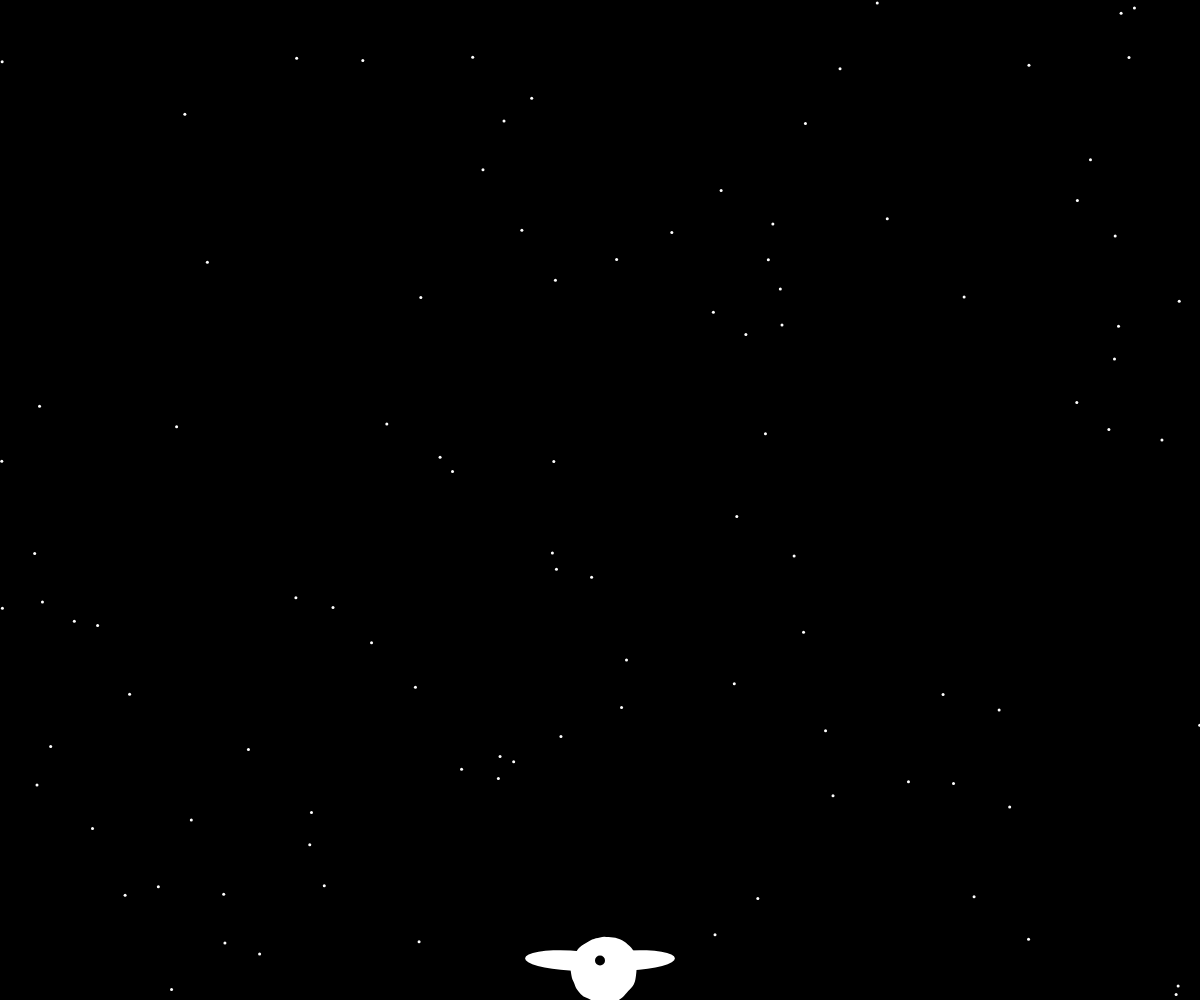
Frame 1 (no input)
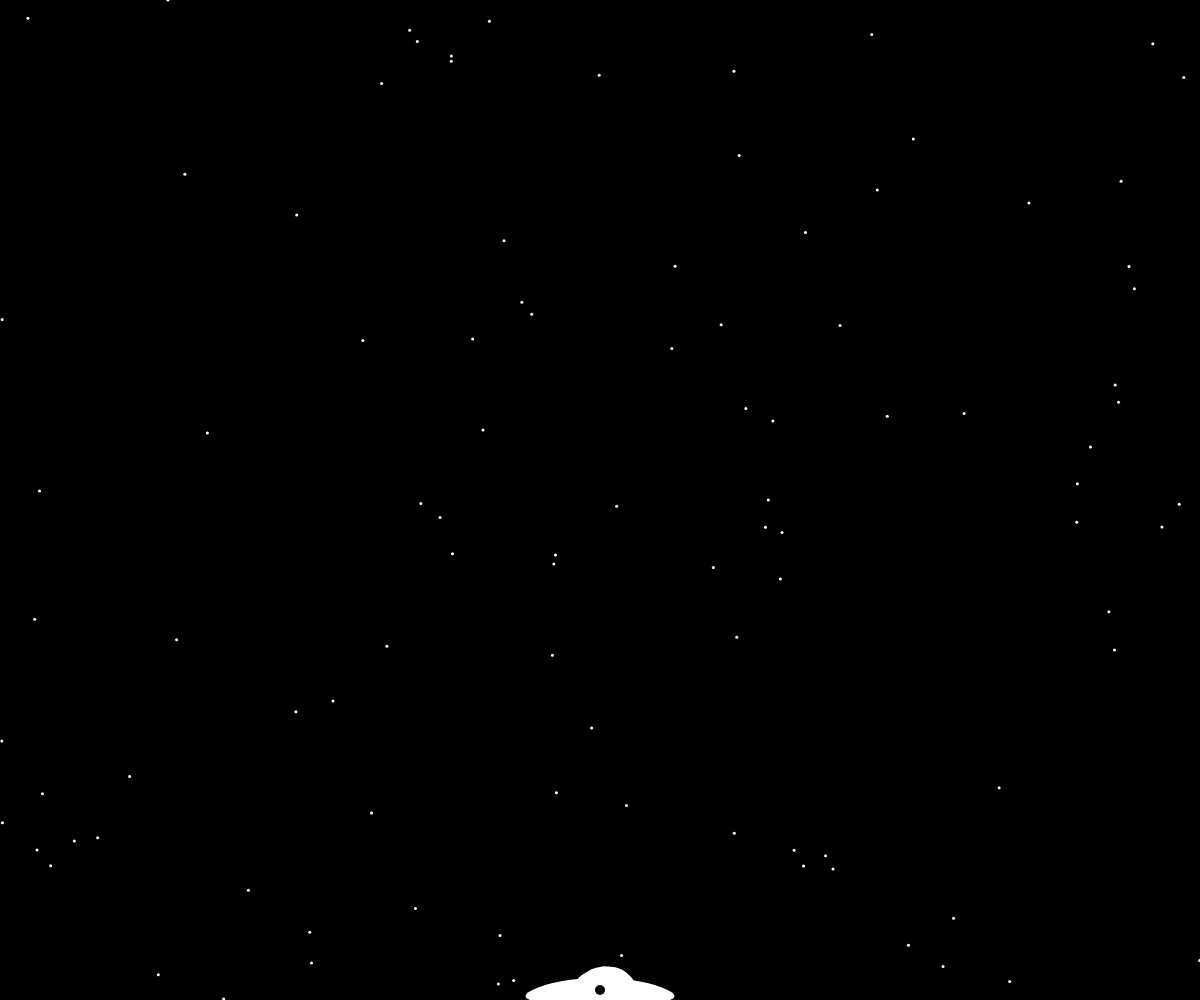
Frame 60 (no input)
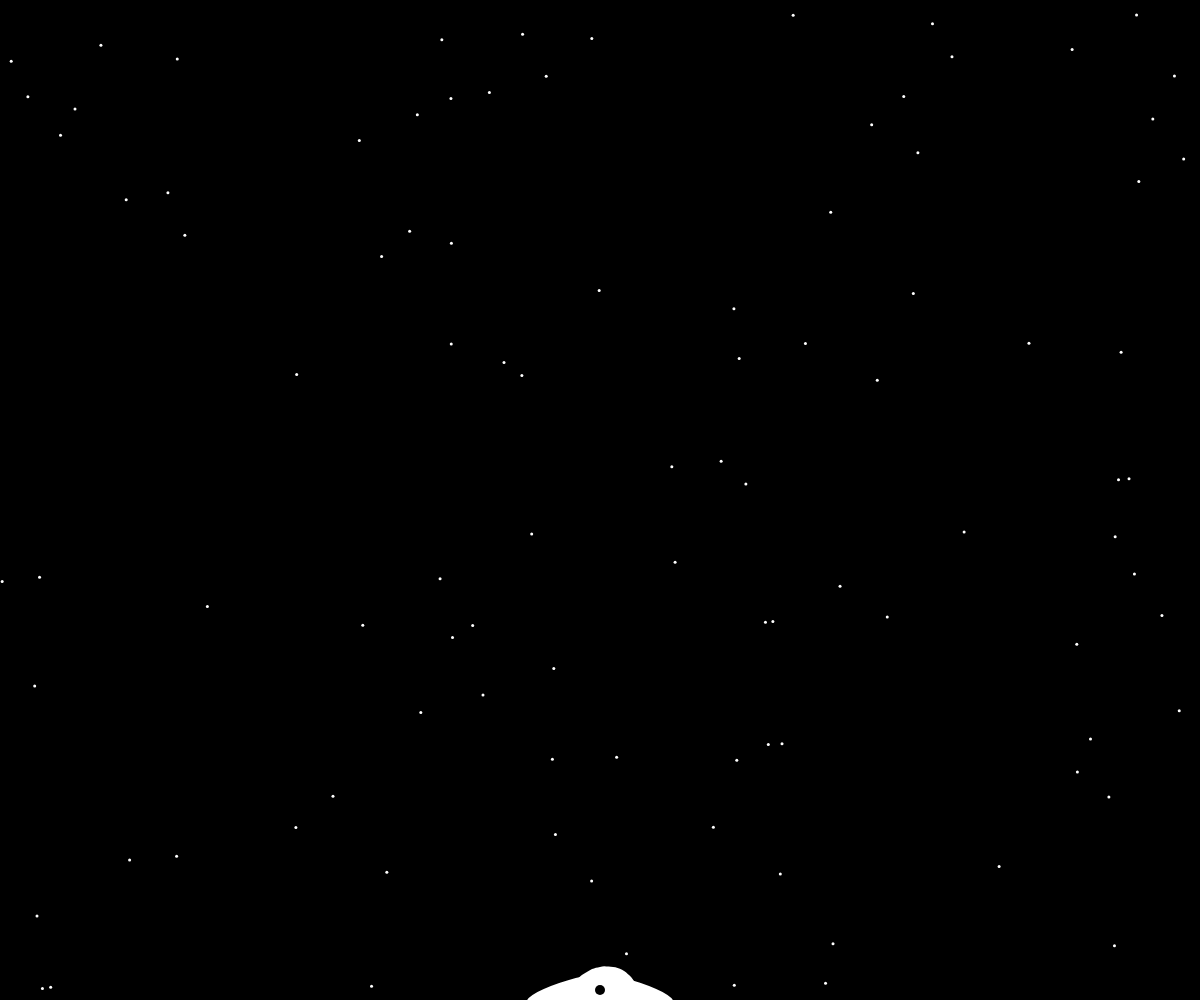
Frame 120 (the mouse pressed at the canvas centre since frame 60)

The p5.js sketch that drew these frames (run headless with seeded random() and noise() and a simulated clock; from frame 60 on, the mouse is pressed at the canvas centre):

// p5.js sketch
// ── sketch.js
let posX, posY; // Position of the creature
let gravity = 0.5; // Gravity pulling the creature down
let lift = -15; // Lift force when the mouse is clicked
let velocity = 0; // Current vertical velocity of the creature
let bodyColor;
let noiseOffset;
let pupilOffsetX, pupilOffsetY;

let stars = []; // Array to manage falling stars
let numStars = 100; // Number of stars for the background animation

function setup() {
    createCanvas(windowWidth, windowHeight); // Set the canvas size based on the window's dimensions
    posX = width / 2;
    posY = height - 30; // Start near the bottom of the canvas
    bodyColor = color(255); // Initial body color
    noiseOffset = random(1000); // Noise offset for unique creature shapes
    pupilOffsetX = 0;
    pupilOffsetY = 0;

    // Initialize falling stars
    for (let i = 0; i < numStars; i++) {
        stars.push({
            x: random(width),
            y: random(height),
            speed: random(1, 5)
        });
    }
}

function draw() {
    background(0); // Black background

    // Draw and update falling stars
    drawAndMoveStars();

    // Update creature's vertical position
    velocity += gravity; // Gravity affects the velocity
    posY += velocity; // Update position based on velocity

    // Check if the creature is below the bottom of the canvas and stop it
    if (posY > height) {
        posY = height; // Keep the creature at the bottom
        velocity = 0;
    }

    // Check if the creature is above the screen and wrap it to the bottom
    if (posY < -50) {
        posY = height;
    }

    drawCreature();
}

function drawCreature() {
    push();
    translate(posX, posY);

    // Wings
    let wingAngle = sin(frameCount * 0.1) * PI / 6;
    drawWing(-30, -10, wingAngle);
    drawWing(30, -10, -wingAngle);

    // Body
    fill(bodyColor);
    noStroke();
    beginShape();
    const numVertices = 100;
    for (let j = 0; j < numVertices; j++) {
        let angle = map(j, 0, numVertices, 0, TWO_PI);
        let radius = map(noise(cos(angle) * 0.5 + noiseOffset, sin(angle) * 0.5 + noiseOffset), 0, 1, 25, 50);
        vertex(radius * cos(angle), radius * sin(angle));
    }
    endShape(CLOSE);

    // Eye
    fill(255);
    ellipse(0, -10, 20, 30);
    fill(0);
    ellipse(pupilOffsetX, pupilOffsetY - 10, 10, 10);
    
    pop();
}

function drawWing(xOffset, yOffset, flapAngle) {
    push();
    noStroke();
    translate(xOffset, yOffset);
    rotate(flapAngle);
    fill(bodyColor);
    ellipse(0, 0, 90, 20);
    pop();
}

function mousePressed() {
    // Apply an upward force when the mouse is clicked
    velocity += lift;
}

function drawAndMoveStars() {
    stroke(255);
    strokeWeight(3);
    stars.forEach(star => {
        point(star.x, star.y);
        star.y += star.speed;

        // Reset star to the top of the screen if it moves past the bottom
        if (star.y > height) {
            star.y = 0;
            star.x = random(width);
            star.speed = random(1, 5);
        }
    });
}
